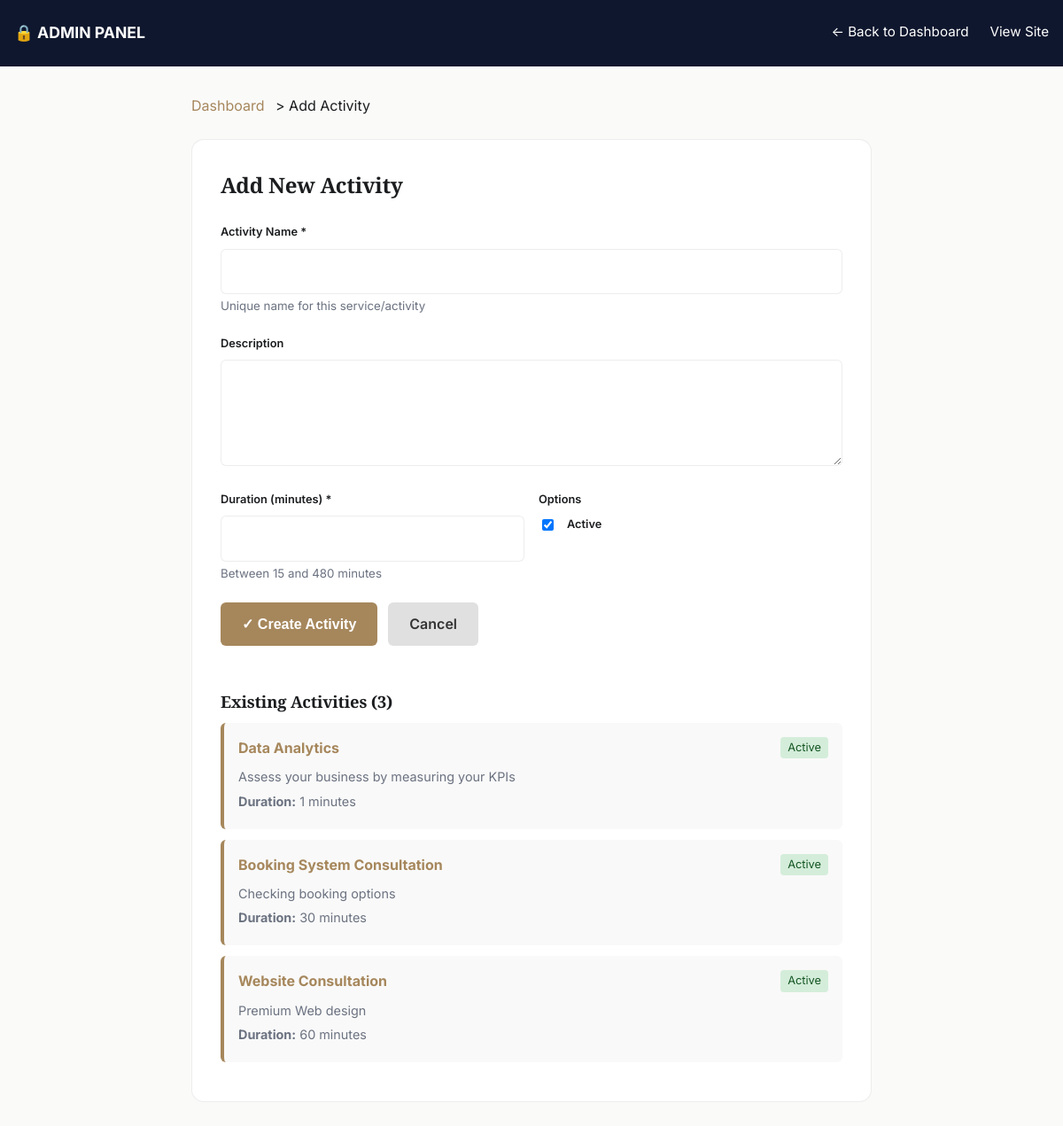
The page /booking/admin/add-activity/ (signed in) on the database as committed earlier.
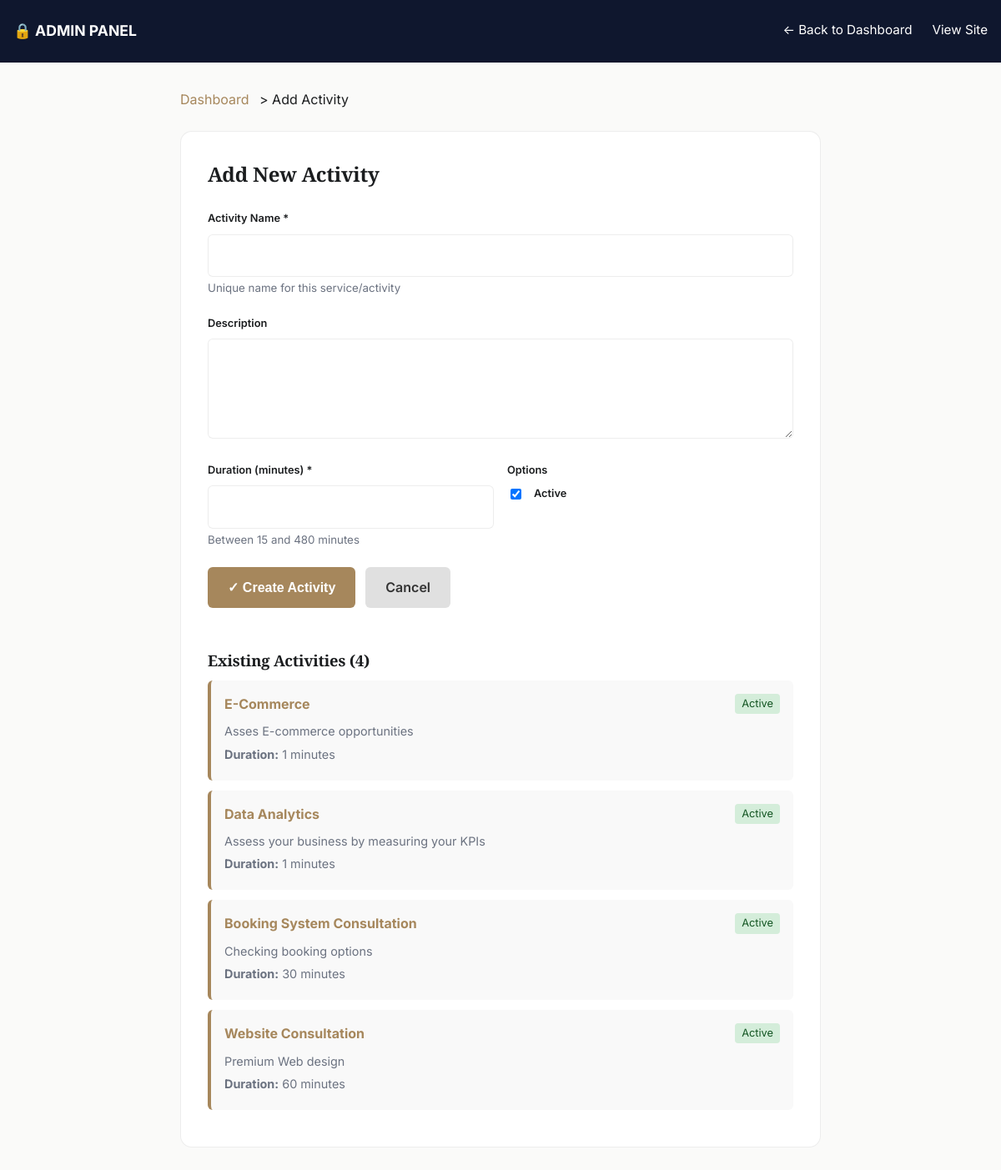
The same page on the database as committed later.
### booking/models.py (models this page shows, shortened)
class Activity(models.Model):
    name = models.CharField(max_length=100, unique=True)
    description = models.TextField(blank=True)
    duration_minutes = models.IntegerField(default=30)
    is_active = models.BooleanField(default=True)
    created_at = models.DateTimeField(auto_now_add=True)
    class Meta:
        verbose_name_plural = "Activities"
        ordering = ["name"]

### booking/views.py (the view, shortened to what this page needs)
# urls.py: path("admin/add-activity/", views.add_activity, name="add_activity"),
@login_required(login_url="admin:login")
@user_passes_test(is_admin, login_url="admin:login")
def add_activity(request):
    template_name = "booking/add_activity.html"
    context = {
        "activities": Activity.objects.all().order_by("-created_at"),
    }
    return render(request, template_name, context)

### booking/views.py (called while the page is built)
def is_admin(user):
    return user.is_staff or user.is_superuser

### templates/booking/add_activity.html (shortened to what this page needs)
{% load static %}
<!doctype html>
<html lang="en">
<head>
  <link rel="stylesheet" href="{% static 'css/services.css' %}">
</head>
<body>
  <header class="admin-header">
    <div class="nav" style="max-width: 1200px; margin: 0 auto; padding: 0 16px;">
      <strong>🔒 ADMIN PANEL</strong>
      <div class="admin-nav">
        <a href="{% url 'booking:management' %}">← Back to Dashboard</a>
        <a href="{% url 'services:welcome' %}">View Site</a>
      </div>
    </div>
  </header>
  <div class="container">
    <div class="breadcrumb">
      <a href="{% url 'booking:management' %}">Dashboard</a> > Add Activity
    </div>
    <div class="admin-form">
      <div class="form-section">
        <h2>Add New Activity</h2>
        <form method="post">
          <div class="form-group">
            <label for="name">Activity Name *</label>
            <input type="text" id="name" name="name" placeholder="e.g., Website Development" required>
            <small style="color: var(--muted);">Unique name for this service/activity</small>
          </div>
          <div class="form-group">
            <label for="description">Description</label>
            <textarea id="description" name="description" placeholder="Describe what this activity includes..."></textarea>
          </div>
          <div class="form-row">
            <div class="form-group">
              <label for="duration">Duration (minutes) *</label>
              <input type="number" id="duration" name="duration_minutes" value="30" min="15" max="480" required>
              <small style="color: var(--muted);">Between 15 and 480 minutes</small>
            </div>
            <div class="form-group">
              <label style="margin-bottom: 0;">Options</label>
              <div class="checkbox-group" style="margin-top: 8px;">
                <input type="checkbox" id="is_active" name="is_active" checked>
                <label for="is_active" style="margin: 0;">Active</label>
              </div>
            </div>
          </div>
          <div class="button-group">
            <button type="submit" class="btn-primary">✓ Create Activity</button>
            <a href="{% url 'booking:management' %}" class="btn-secondary" style="text-decoration: none; display: inline-block;">Cancel</a>
          </div>
        </form>
      </div>
      {% if activities %}
        <div class="activities-list">
          <h3>Existing Activities ({{ activities.count }})</h3>
          {% for activity in activities %}
            <div class="activity-item">
              <div style="display: flex; justify-content: space-between; align-items: start;">
                <div>
                  <h4>{{ activity.name }}</h4>
                  {% if activity.description %}
                    <p>{{ activity.description }}</p>
                  {% endif %}
                  <p><strong>Duration:</strong> {{ activity.duration_minutes }} minutes</p>
                </div>
                <span class="activity-status {% if activity.is_active %}status-active{% else %}status-inactive{% endif %}">
                  {{ activity.is_active|yesno:"Active,Inactive" }}
                </span>
              </div>
            </div>
          {% endfor %}
        </div>
      {% endif %}
    </div>
  </div>
</body>
</html>

Rows that differ between the two databases and show on the page:
added Activity: name "E-Commerce", description "Asses E-commerce opportunities", duration_minutes "1", is_active "Active"
Other text that changed with them:
{{ activities.count }}: "3" → "4"
